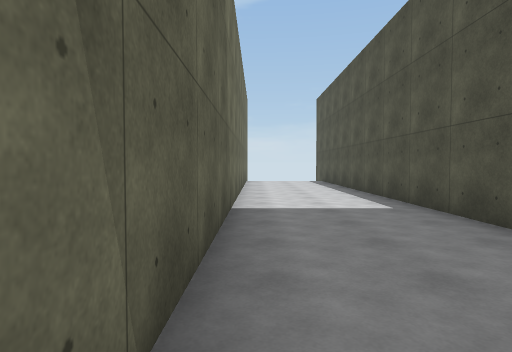
view 1 (above)

19 first-person views from a walk through a scene from a Unity 3-D project. The camera is 1.4 m above the floor, tilts 2° down and sees 75° across. The floor is counted in squares, 2 m on a side. Each view is taken from the middle of a square. On the plan, view 1 faces up. The plan holds only what a view shows up to about 10 squares ahead; the rest is blank. The place goes on beyond the plan. Surface patterns are stand-ins for the level's own textures.

view 2
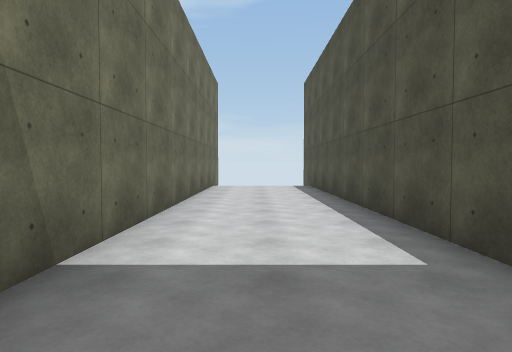

view 3
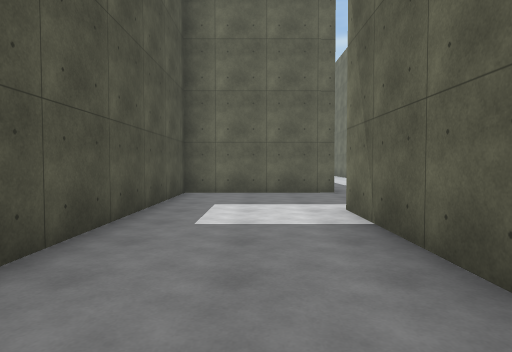

view 4
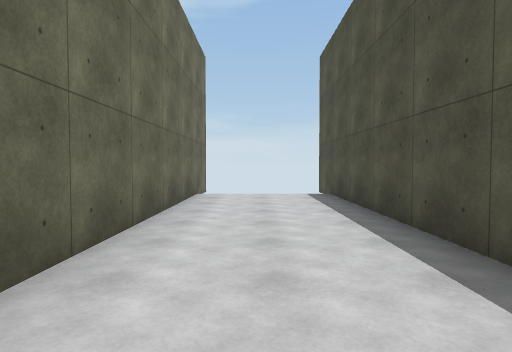

view 5
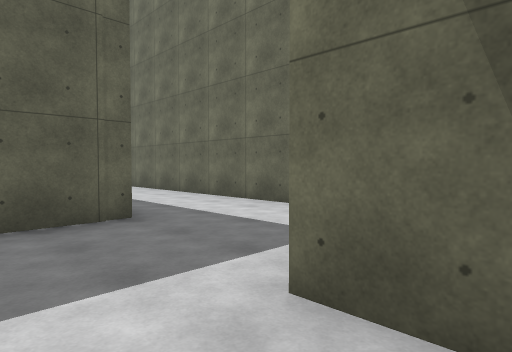

view 6
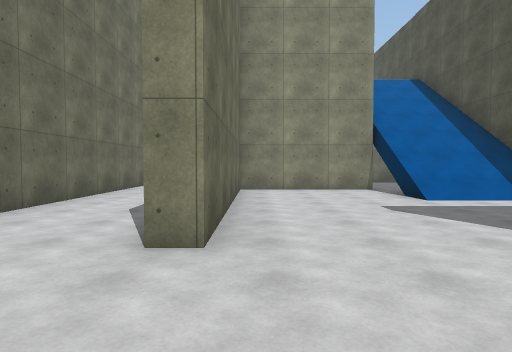

view 7
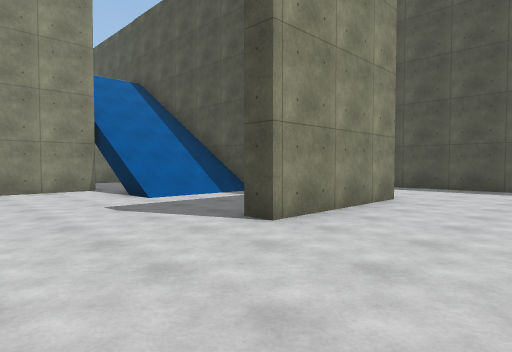

view 8
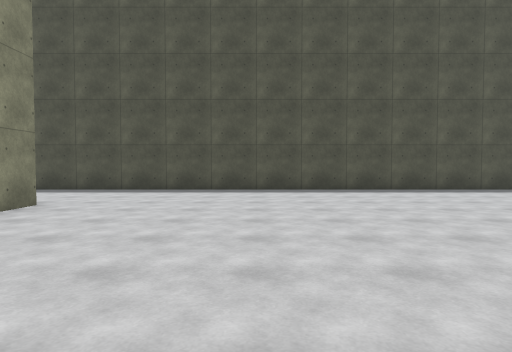

view 9
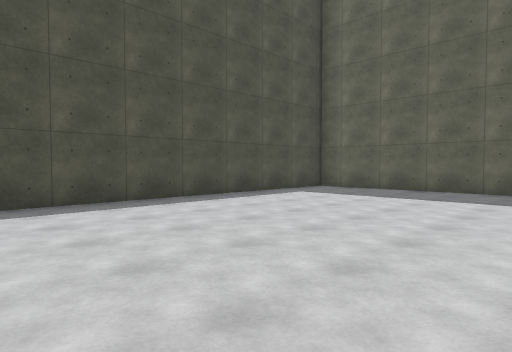

view 10
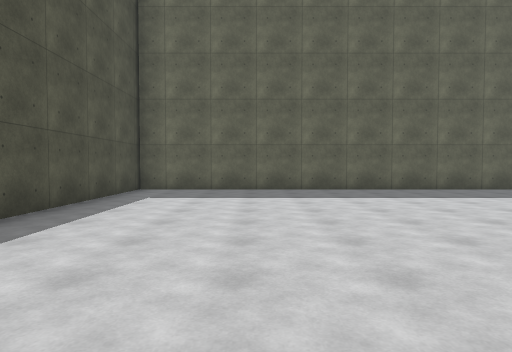

view 11
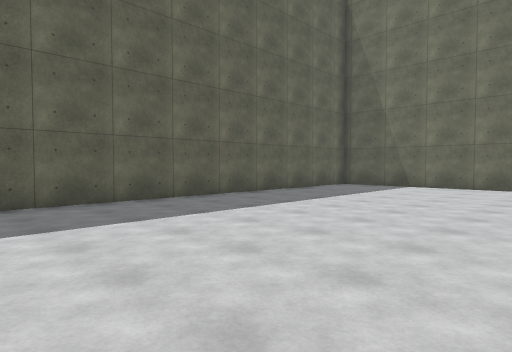

view 12
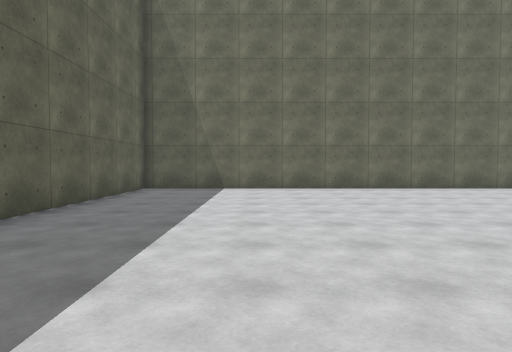

view 13
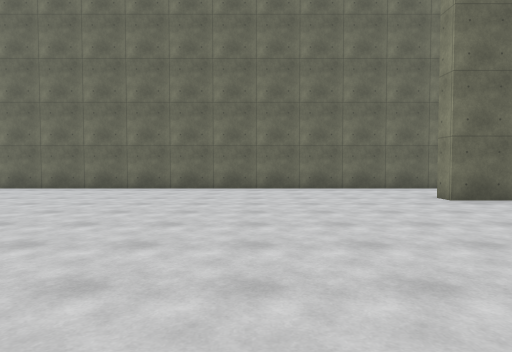

view 14
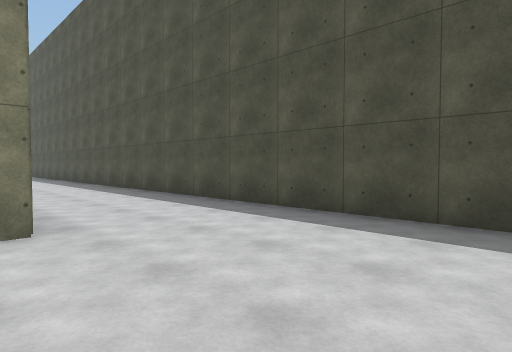

view 15
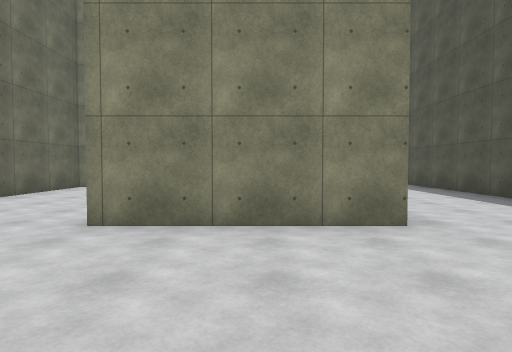

view 16
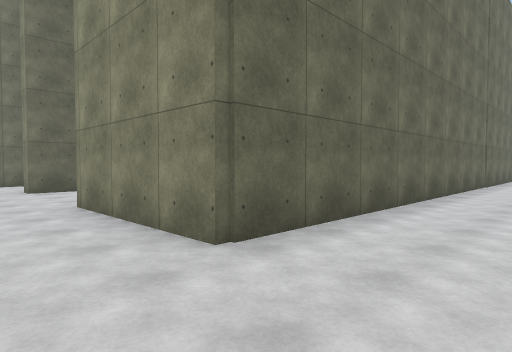

view 17
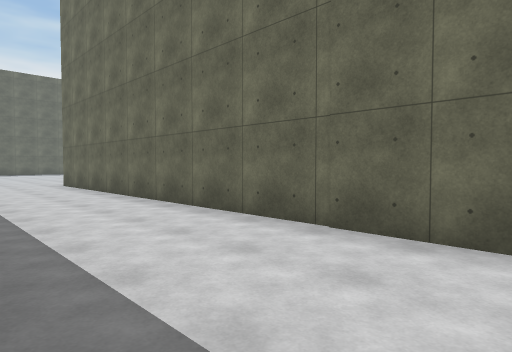

view 18
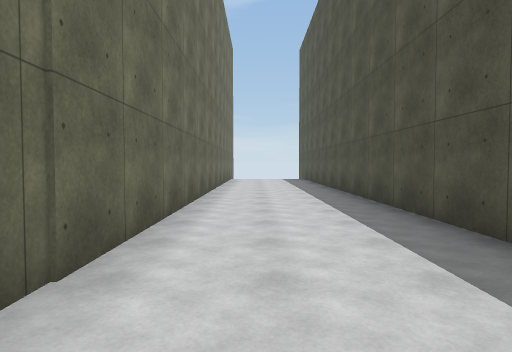

view 19
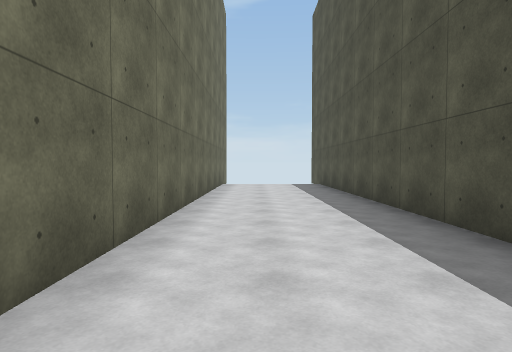

### Floor plan
Ten units are one square. View 1 is at (0, 0); x grows to the right and y downward. Boxes are objects, and circles mark ways between rooms. Rooms are numbered by the first view taken in them; rooms with no view inside come last. Other rooms are left out.
<svg viewBox="-42 -150 150 400">
<path fill="none" stroke="#000" d="M-10 32 28 32 28 -145M-4 -145 -4 2M63 64 63 41M34 37 -4 37 -4 102 -10 102M-37 28 -37 242 102 242M103 -9 103 -120M103 245 103 40M68 -120 68 102 31 102 31 96"/>
<circle cx="-10" cy="15" r="3" fill="#2a7"/>
<text x="10" y="-50">1</text>
<text x="40" y="110">2</text>
</svg>
Room 1 opens to room 2.

Where each view was taken, in squares from view 1:
view 1: 0 up, 0 right, facing up
view 2: 3 up, 1 right, facing up
view 3: 5 up, 1 right, facing down
view 4: 6 up, 1 right, facing up
view 5: 1 up, 1 right, facing down-left
view 6: 13 down, 0 right, facing up
view 7: 13 down, 0 right, facing up-right
view 8: 14 down, 1 right, facing right
view 9: 15 down, 4 right, facing down-right
view 10: 15 down, 7 right, facing down
view 11: 18 down, 7 right, facing down-left
view 12: 21 down, 6 right, facing left
view 13: 14 down, 6 right, facing left
view 14: 14 down, 6 right, facing up-right
view 15: 14 down, 5 right, facing up
view 16: 12 down, 9 right, facing up-left
view 17: 2 up, 10 right, facing down-left
view 18: 2 down, 8 right, facing up
view 19: 2 up, 8 right, facing up
